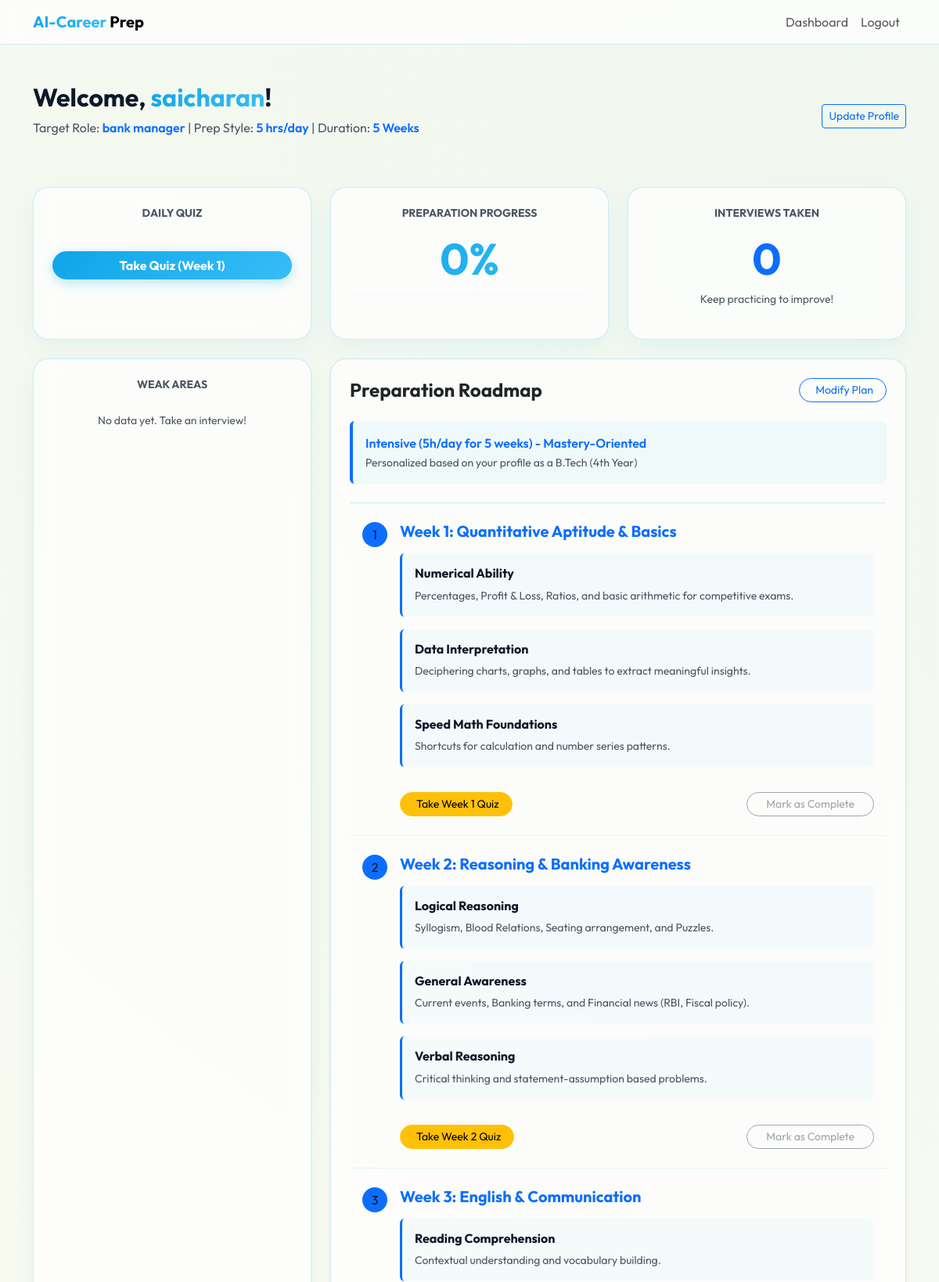
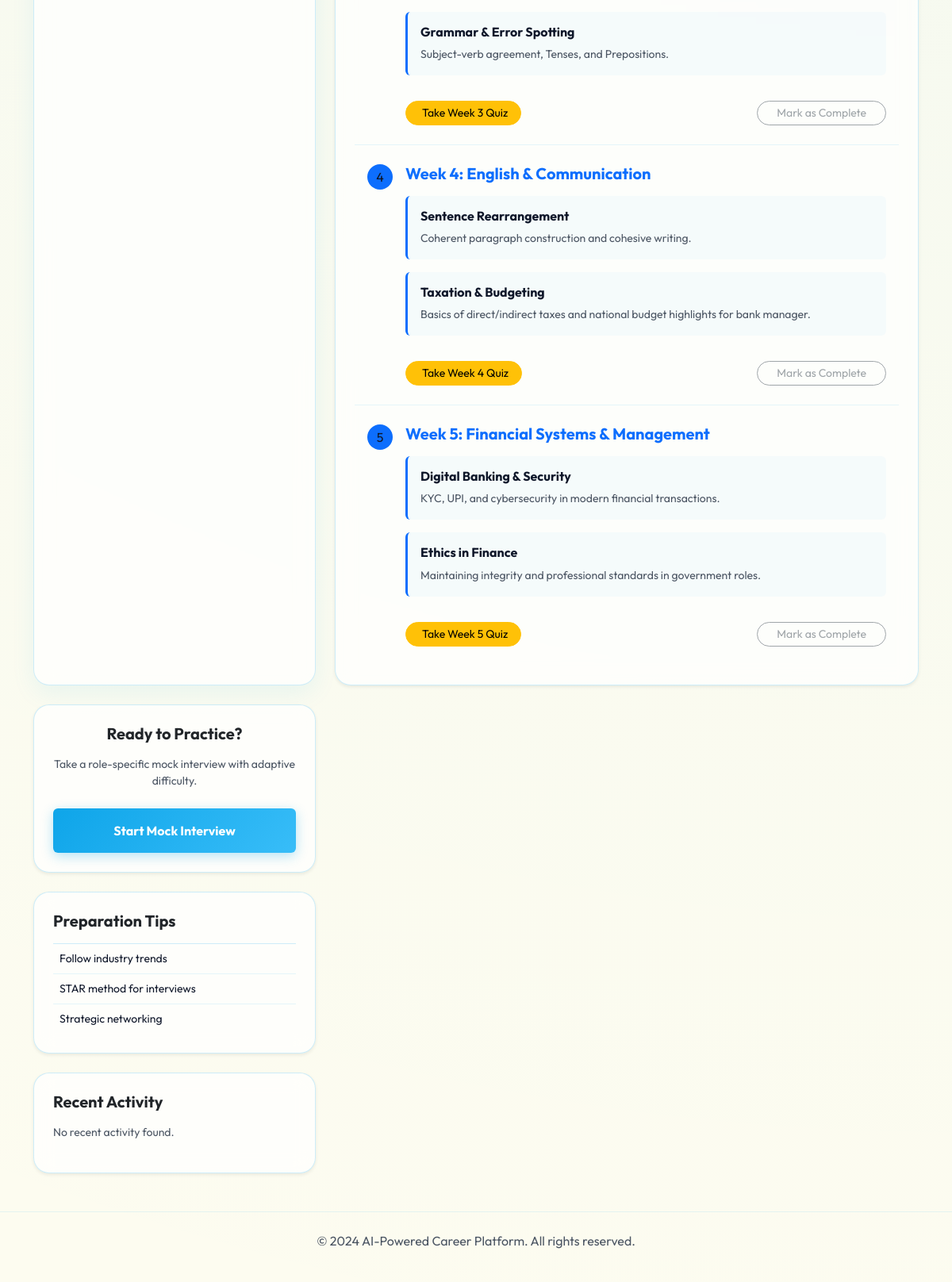
Page /dashboard (signed in) on the committed database (2 pictures, top to bottom).
### models.py (models this page shows)
class User(UserMixin, db.Model):
    id = db.Column(db.Integer, primary_key=True)
    username = db.Column(db.String(150), unique=True, nullable=False)
    email = db.Column(db.String(150), unique=True, nullable=False)
    password = db.Column(db.String(500), nullable=False)
    age = db.Column(db.Integer)
    education_level = db.Column(db.String(100))
    available_time = db.Column(db.String(100)) # e.g., "Full-time", "2 hours/day"
    desired_role = db.Column(db.String(100))
    prep_weeks = db.Column(db.Integer, default=1)
    readiness_score = db.Column(db.Integer, default=0)
    completed_modules = db.Column(db.String(500), default="") # Comma-separated indices
    sessions = db.relationship('InterviewSession', backref='user', lazy=True)

### app.py (the view)
    @app.route('/dashboard')
    @login_required
    def dashboard():
        from core.roadmap import generate_roadmap
        from models import QuizAttempt
        roadmap_data = generate_roadmap(current_user)
        passed_attempts = QuizAttempt.query.filter_by(user_id=current_user.id).all()
        passed_weeks = [
            a.week_number for a in passed_attempts
            if a.score >= (a.total_questions * 0.7)
        ]
        completed_indices = [int(i) for i in current_user.completed_modules.split(',') if i]
        current_prep_week = 1
        for i in range(current_user.prep_weeks or 1):
            if i not in completed_indices:
                current_prep_week = i + 1
                break
            else:
                current_prep_week = i + 1
        return render_template('dashboard.html',
                               user=current_user,
                               roadmap=roadmap_data,
                               passed_weeks=passed_weeks,
                               current_week=current_prep_week)

### templates/dashboard.html (shortened to what this page needs)
{% extends "base.html" %}
{% block content %}
<div class="row">
    <div class="col-12 mb-5 d-flex justify-content-between align-items-center">
        <div>
            <h2 class="fw-bold">Welcome, <span class="gradient-text">{{ user.username }}</span>!</h2>
            <p class="text-muted">Target Role: <span class="fw-semibold text-primary">{{ user.desired_role }}</span> | Prep Style: <span class="fw-semibold text-primary">{{ user.available_time }} hrs/day</span> | Duration: <span class="fw-semibold text-primary">{{ user.prep_weeks }} Weeks</span></p>
        </div>
        <a href="{{ url_for('onboarding') }}" class="btn btn-outline-primary btn-sm">Update Profile</a>
    </div>
    <div class="col-md-4 mb-4">
        <div class="card card-glass p-4 text-center h-100">
            <h6 class="text-muted text-uppercase small fw-bold">Daily Quiz</h6>
            <a href="{{ url_for('quiz', week=current_week) }}" class="btn btn-primary w-100 rounded-pill fw-bold">Take Quiz (Week {{ current_week }})</a>
        </div>
    </div>
    <div class="col-md-4 mb-4">
        <div class="card card-glass p-4 text-center h-100">
            <h6 class="text-muted text-uppercase small fw-bold">Preparation Progress</h6>
            <div class="display-4 fw-bold gradient-text my-2">{{ user.readiness_score }}%</div>
            <div class="progress bg-dark" style="height: 8px;">
            </div>
        </div>
    </div>
    <div class="col-md-4 mb-4">
        <div class="card card-glass p-4 text-center h-100">
            <h6 class="text-muted text-uppercase small fw-bold">Interviews Taken</h6>
            <div class="display-4 fw-bold text-primary my-2">{{ user.sessions|length }}</div>
            <p class="text-muted small">Keep practicing to improve!</p>
        </div>
    </div>
    <div class="col-md-4 mb-4">
        <div class="card card-glass p-4 text-center h-100">
            <h6 class="text-muted text-uppercase small fw-bold">Weak Areas</h6>
            <div class="text-white mt-3">
                {% if user.sessions and user.sessions[-1].weak_areas %}
                    {% for area in user.sessions[-1].weak_areas.split(',') %}
                        <span class="badge bg-danger mb-1">{{ area.strip() }}</span>
                    {% endfor %}
                {% else %}
                    <span class="text-muted italic small">No data yet. Take an interview!</span>
                {% endif %}
            </div>
        </div>
    </div>
    <div class="col-md-8">
        <div class="card card-glass p-4 shadow-sm mb-4">
            <div class="d-flex justify-content-between align-items-center mb-4">
                <h4 class="fw-bold mb-0">Preparation Roadmap</h4>
                <a href="{{ url_for('onboarding') }}" class="btn btn-outline-primary btn-sm rounded-pill px-3">
                     Modify Plan
                </a>
            </div>
            <div class="roadmap-summary p-3 rounded border-start border-primary border-4 mb-4" style="background: rgba(14, 165, 233, 0.05);">
                <p class="mb-0 fw-semibold text-primary">{{ roadmap.strategy }}</p>
                <small class="text-muted">Personalized based on your profile as a {{ user.education_level }}</small>
            </div>
            <div class="list-group list-group-flush bg-transparent">
                {% for module in roadmap.modules %}
                {% set module_idx = loop.index0 %}
                {% set is_completed = (module_idx|string) in user.completed_modules.split(',') %}
                <div class="list-group-item bg-transparent text-white border-secondary py-4 {% if is_completed %}opacity-50{% endif %}" style="position: relative;">
                    <div class="d-flex align-items-start">
                        <div class="me-3 {% if is_completed %}bg-success{% else %}bg-primary{% endif %} rounded-circle d-flex align-items-center justify-content-center flex-shrink-0" style="width: 32px; height: 32px;">
                            {% if is_completed %}<i class="bi bi-check-lg"></i>{% else %}{{ loop.index }}{% endif %}
                        </div>
                        <div class="w-100">
                            <h5 class="mb-3 fw-bold {% if is_completed %}text-success text-decoration-line-through{% else %}text-primary{% endif %}">{{ module.title }}</h5>
                            <div class="row">
                                {% for subject in module.subjects %}
                                <div class="col-12 mb-3">
                                    <div class="p-3 rounded border-start border-primary border-3" style="background: rgba(14, 165, 233, 0.03);">
                                        <h6 class="fw-bold mb-2">{{ subject.name }}</h6>
                                        <p class="text-muted small mb-0">{{ subject.content }}</p>
                                    </div>
                                </div>
                                {% endfor %}
                            </div>
                            <div class="d-flex justify-content-between align-items-center mt-3">
                                <div>
                                    {% set week_num = module_idx + 1 %}
                                    {% if week_num in passed_weeks %}
                                        <span class="badge bg-success"><i class="bi bi-patch-check-fill me-1"></i> Quiz Passed</span>
                                    {% else %}
                                        <a href="{{ url_for('quiz', week=week_num) }}" class="btn btn-warning btn-sm rounded-pill px-3">
                                             Take Week {{ week_num }} Quiz
                                        </a>
                                    {% endif %}
                                </div>
                                <div>
                                    <a href="{{ url_for('toggle_module', module_idx=module_idx) }}"
                                       class="btn {% if is_completed %}btn-success{% elif week_num in passed_weeks %}btn-outline-primary{% else %}btn-outline-secondary disabled{% endif %} btn-sm rounded-pill px-4">
                                        {% if is_completed %}
                                            <i class="bi bi-arrow-repeat me-1"></i> Study Again
                                        {% else %}
                                            Mark as Complete
                                        {% endif %}
                                    </a>
                                </div>
                            </div>
                        </div>
                    </div>
                </div>
                {% endfor %}
            </div>
        </div>
    </div>
    <div class="col-md-4">
        <div class="card card-glass p-4 shadow-sm text-center mb-4">
            <h5 class="fw-bold mb-3">Ready to Practice?</h5>
            <p class="text-muted small mb-4">Take a role-specific mock interview with adaptive difficulty.</p>
            <a href="{{ url_for('start_interview') }}" class="btn btn-primary w-100 py-3 fw-bold">Start Mock Interview</a>
        </div>
        <div class="card card-glass p-4 shadow-sm mb-4">
            <h5 class="fw-bold mb-3">Preparation Tips</h5>
            <ul class="list-group list-group-flush bg-transparent small">
                {% for tip in roadmap.tips %}
                <li class="list-group-item bg-transparent text-white border-dark px-0 py-2">
                     {{ tip }}
                </li>
                {% endfor %}
            </ul>
        </div>
        <div class="card card-glass p-4 shadow-sm">
            <h5 class="fw-bold mb-3">Recent Activity</h5>
            <div class="activity-feed small text-muted">
                {% if user.sessions %}
                    {% for session in user.sessions[:3] %}
                        <div class="mb-2 border-bottom border-dark pb-2">
                            <div class="d-flex justify-content-between">
                                <span class="text-white">Interview ({{ session.role }})</span>
                                <span>{{ session.date.strftime('%b %d') }}</span>
                            </div>
                            <span>Score: {{ session.score }}%</span>
                        </div>
                    {% endfor %}
                {% else %}
                    <p>No recent activity found.</p>
                {% endif %}
            </div>
        </div>
    </div>
</div>
{% endblock %}

### static/css/style.css (style rules this page uses)
:root { --sky-blue: #0ea5e9; --sky-blue-hover: #0284c7; --cream-bg: #fdfcf0; --deep-slate: #0f172a; --glass-bg: rgba(255, 255, 255, 0.85); --glass-border: rgba(14, 165, 233, 0.15); --primary-gradient: linear-gradient(135deg, #0ea5e9 0%, #38bdf8 100%); }
body { background-color: var(--cream-bg); background-image: radial-gradient(circle at top right, rgba(14, 165, 233, 0.05), transparent); color: var(--deep-slate); min-height: 100vh; }
.card-glass { background: var(--glass-bg); backdrop-filter: blur(12px); border: 1px solid var(--glass-border); border-radius: 20px; box-shadow: 0 10px 30px rgba(14, 165, 233, 0.08); transition: transform 0.3s ease, box-shadow 0.3s ease; }
.gradient-text { background: var(--primary-gradient); -webkit-background-clip: text; background-clip: text; -webkit-text-fill-color: transparent; }
.list-group-item { border-color: rgba(14, 165, 233, 0.1) !important; }
.text-white { color: var(--deep-slate) !important; }
.text-muted { color: #4b5563 !important; }
.bg-dark { background-color: #f8fafc !important; }
.border-secondary, .border-dark { border-color: rgba(14, 165, 233, 0.1) !important; }

### templates/base.html (style rules this page uses)
:root { --sky-blue: #0ea5e9; --sky-blue-hover: #0284c7; --cream-bg: #fdfcf0; --deep-slate: #0f172a; --glass-bg: rgba(255, 255, 255, 0.7); --glass-border: rgba(14, 165, 233, 0.2); --primary-gradient: linear-gradient(135deg, #0ea5e9 0%, #38bdf8 100%); }
body { font-family: 'Outfit', sans-serif; background-color: var(--cream-bg); color: var(--deep-slate); min-height: 100vh; }
.btn-primary { background: var(--primary-gradient); border: none; box-shadow: 0 4px 15px rgba(14, 165, 233, 0.3); color: white !important; }

### rows in the picture
User: username "saicharan", desired_role "bank manager", available_time "5", prep_weeks "5", readiness_score "0", education_level "B.Tech (4th Year)"

### other values in the picture
{{ current_week }} "1"
{{ user.sessions|length }} "0"
{{ roadmap.strategy }} "Intensive (5h/day for 5 weeks) - Mastery-Oriented"
{{ module.title }} "Week 1: Quantitative Aptitude & Basics" "Week 2: Reasoning & Banking Awareness" "Week 3: English & Communication" "Week 4: English & Communication" "Week 5: Financial Systems & Management"
{{ subject.name }} "Numerical Ability" "Data Interpretation" "Speed Math Foundations" "Logical Reasoning" "General Awareness" "Verbal Reasoning" "Reading Comprehension" "Grammar & Error Spotting" "Sentence Rearrangement" "Taxation & Budgeting" "Digital Banking & Security" "Ethics in Finance"
{{ subject.content }} "Percentages, Profit & Loss, Ratios, and basic arithmetic for competitive exams." "Deciphering charts, graphs, and tables to extract meaningful insights." "Shortcuts for calculation and number series patterns." "Syllogism, Blood Relations, Seating arrangement, and Puzzles." "Current events, Banking terms, and Financial news (RBI, Fiscal policy)." "Critical thinking and statement-assumption based problems." "Contextual understanding and vocabulary building." "Subject-verb agreement, Tenses, and Prepositions." "Coherent paragraph construction and cohesive writing." "Basics of direct/indirect taxes and national budget highlights for bank manager." "KYC, UPI, and cybersecurity in modern financial transactions." "Maintaining integrity and professional standards in government roles."
{{ week_num }} "1" "2" "3" "4" "5"
{{ tip }} "Follow industry trends" "STAR method for interviews" "Strategic networking"
